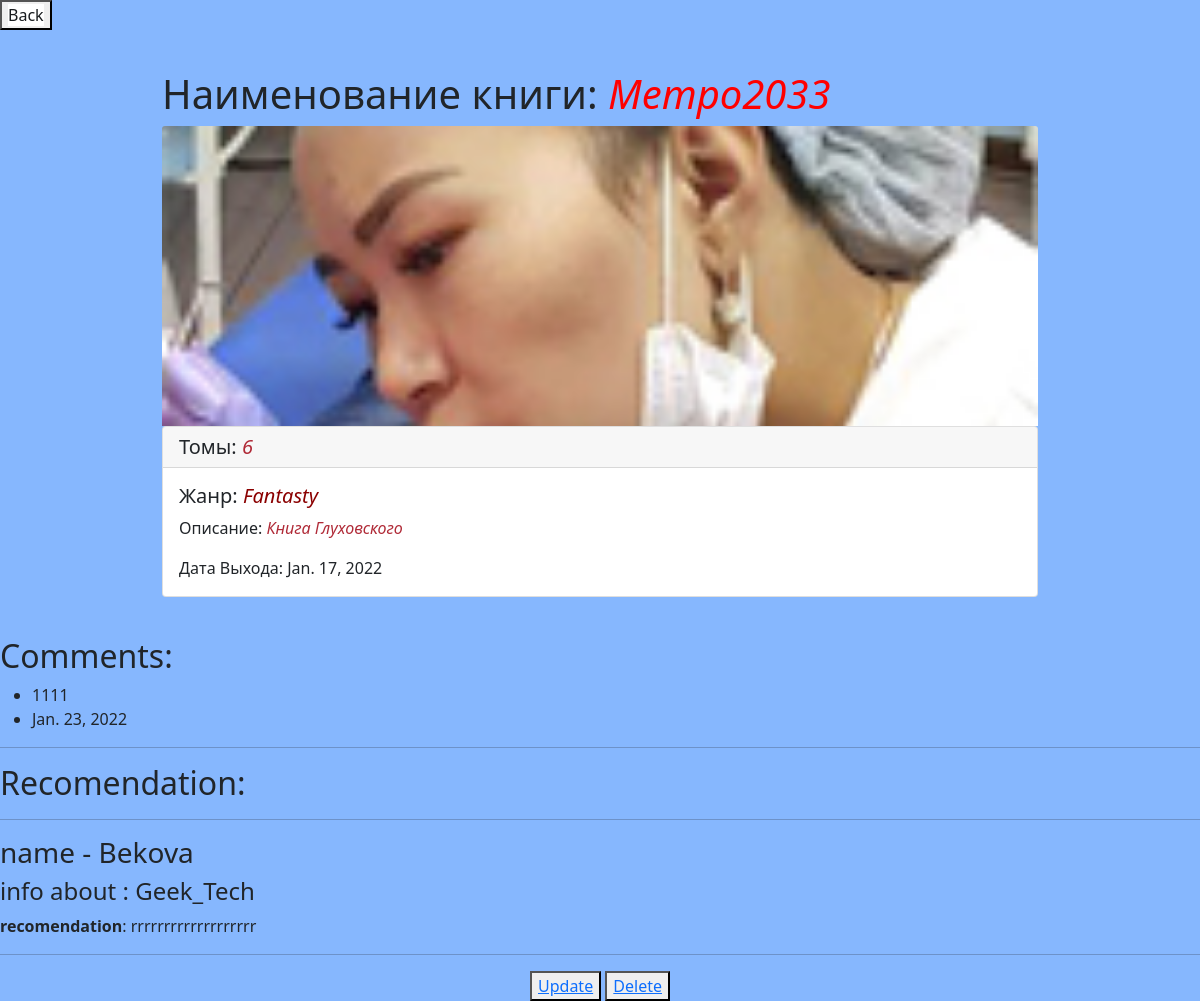
Before: /book_lib/3/ with the older database file.
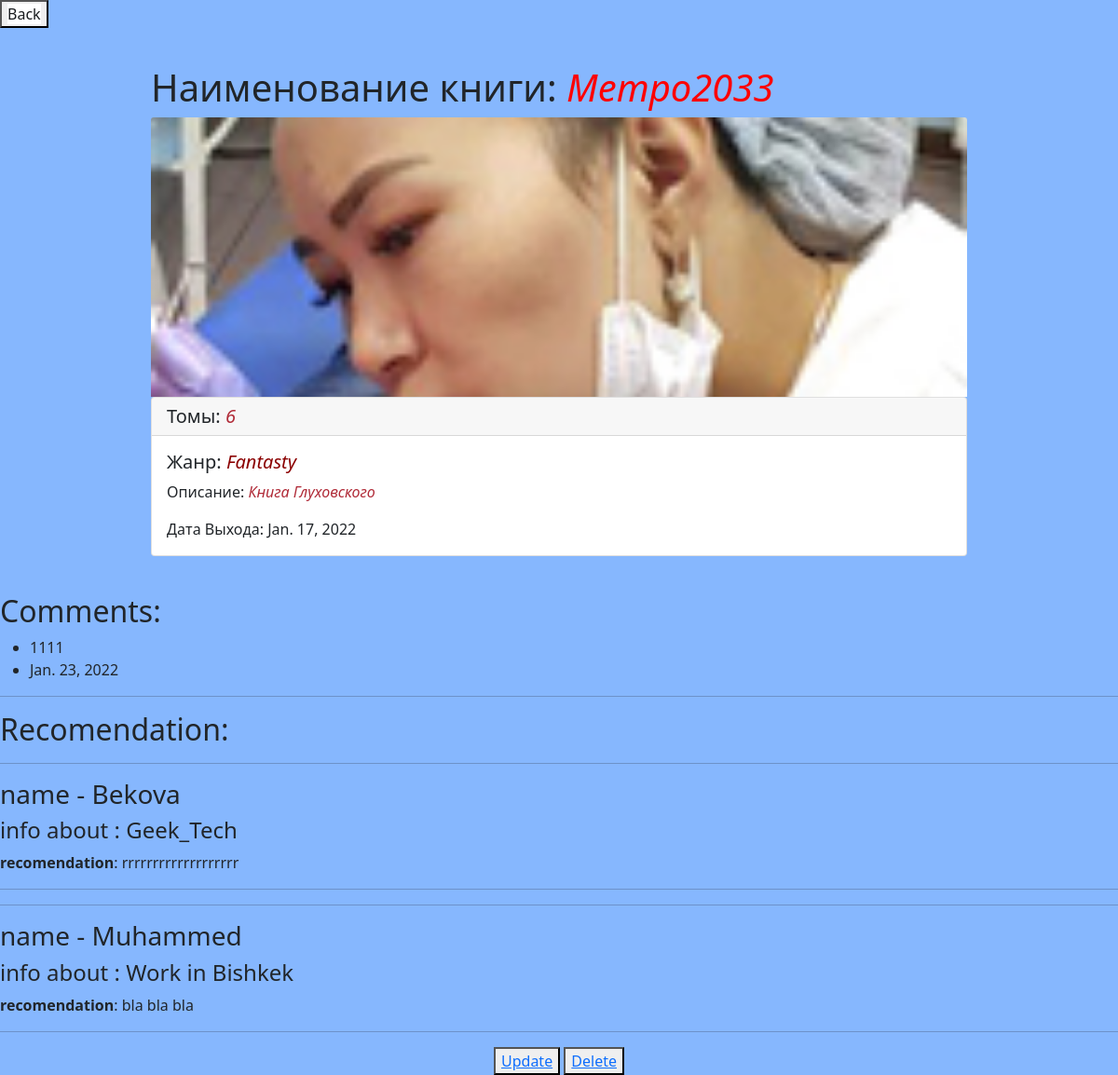
After: the same page with the newer database file.
### library/models.py (models this page shows, shortened)
class BookCategory(models.Model):
    GENRE_CHOISE = (
        ('Detective', 'Detective'),
        ('Fantasty', 'Fantasty'),
        ('Horror', 'Horror'),
        ('Dramma', 'Dramma'),
        ('FairyTales', 'FairyTales')
    )
    title = models.CharField(max_length=100)
    descrip = models.TextField()
    image = models.ImageField(upload_to='')
    tom = models.IntegerField()
    genre = models.CharField(choices=GENRE_CHOISE, max_length=100)
    date_write = models.DateField(auto_now_add=True)

class Book_libComent(models.Model):
    books = models.ForeignKey(BookCategory,on_delete=models.CASCADE,
                              related_name='book_lib_comment')
    text = models.TextField()
    created_date = models.DateField(auto_now_add=True)

class ExpertRecomendation(models.Model):
    book_recomendation = models.TextField()
    expert_selection = models.ForeignKey(Expert, on_delete=models.CASCADE)
    book_selection = models.ForeignKey(BookCategory, on_delete=models.CASCADE, related_name='books')

class Expert(models.Model):
    name = models.CharField(max_length=100)
    activity = models.CharField(max_length=100)
    info_exp = models.TextField()

### library/views.py (the view)
# urls.py: path('book_lib/<int:id>/', views.BookDetailView.as_view(),name='book_info'),
class BookDetailView(generic.DetailView):
    template_name = 'book_info.html'
    def get_object(self, **kwargs):
        book_id = self.kwargs.get("id")
        return get_object_or_404(models.BookCategory, id = book_id)

### templates/book_info.html (shortened to what this page needs)
{% load static %}
<!DOCTYPE html>
<html lang="en">
<head>
    <link rel="stylesheet" href="{% static 'css/bootstrap.css/' %}" />
</head>
<body>
<button class="ddd"><a href="/books_lib/" class="btn-primary" style="text-decoration: none; color: #191c1f;
 background-color: white" >Back</a></button>
<div class="container c_v">
    <h1>Наименование книги: <i style="color: red">{{ object.title }}</i></h1>
  <img src="{{ object.image.url }}" class="card-img-top c_v_a" alt="...">
    <div class="card">
        <h5 class="card-header">Томы: <i style="color: #b02a37">{{ object.tom }}</i></h5>
  <div class="card-body">
      <h5 class="card-title">Жанр: <i style="color:darkred;">{{ object.genre }}</i></h5>
      <p class="card-text">Описание: <i style="color: #b02a37">{{ object.descrip }}</i></p>
    <p class="card-text">Дата Выхода: {{ object.date_write }}</p>
  </div>
</div>
</div>
<div>
    <h2>Comments:</h2>
    <ul>
        {% for i in object.book_lib_comment.all %}
            <li>
            {{ i.text }}
            </li>
            <li>
            {{ i.created_date }}
            </li>
        {% endfor %}
    </ul>
    <hr>
</div>
        <h2>Recomendation: </h2>
        {% for i in object.books.all %}
                        <hr>
            <h3>name - {{ i.expert_selection.name }}</h3>
            <h4>info about {{ i.name }}: {{ i.expert_selection.info_exp }}</h4>
            <p><b>recomendation</b>: {{ i.book_recomendation }}</p>
            <hr>
        {% endfor %}
<center>
<button type="button"><a href="/book_lib/{{ object.id }}/update/">Update</a></button>
<button type="button"><a href="/book_lib/{{ object.id }}/delete/">Delete</a></button>
</center>
</body>
</html>

### templates/book_info.html (style rules this page uses)
body { background-color: #86b7fe; }
.c_v { max-width: 900px; margin-bottom: 40px; }
.c_v_a { height: 300px; object-fit: cover; }
.ddd { margin-bottom: 40px; }

Changed rows visible on the page:
added ExpertRecomendation: expert_selection.name "Muhammed", expert_selection.info_exp "Work in Bishkek", book_recomendation "bla bla bla"
